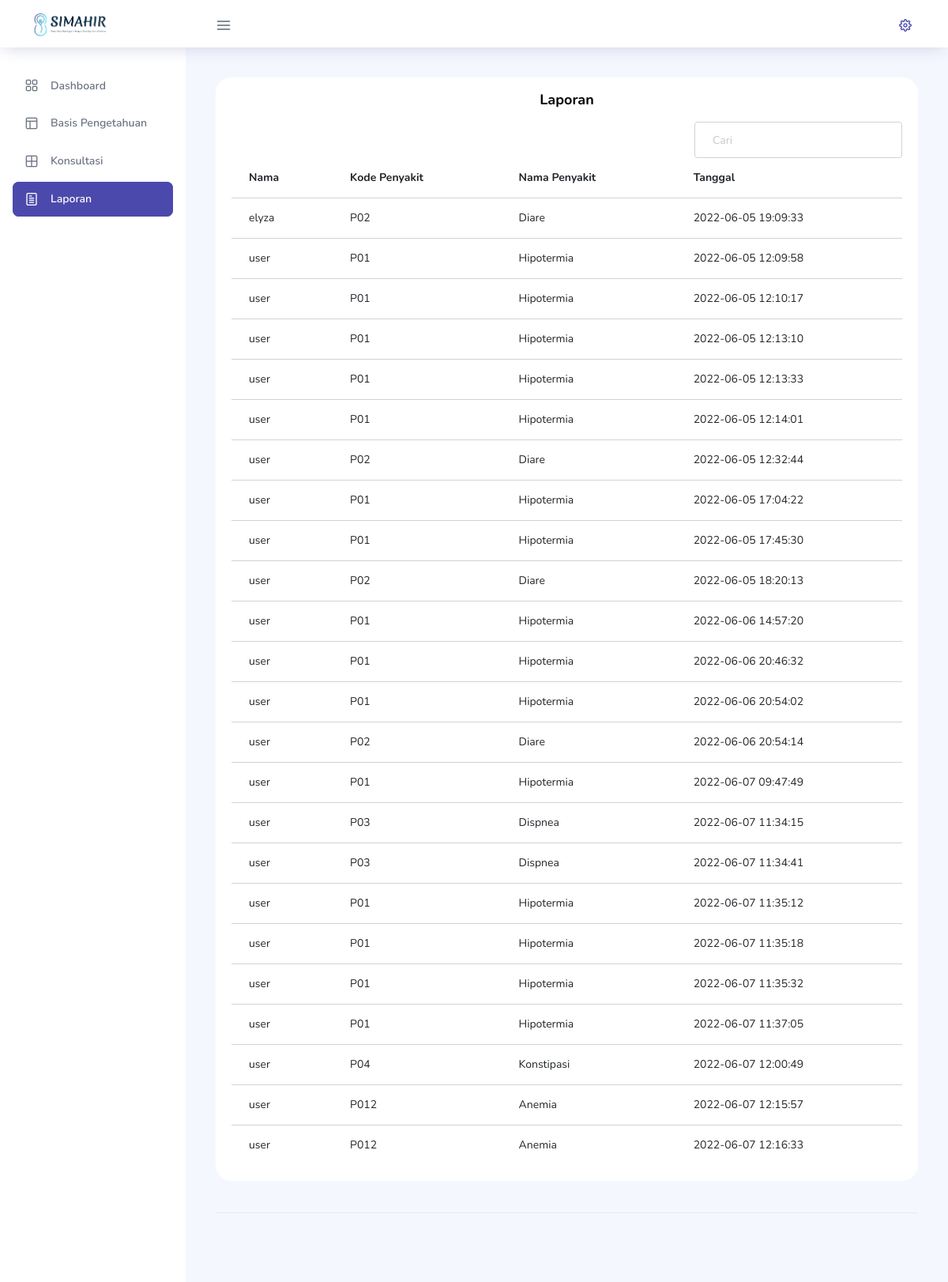
The page /view/laporan.php (signed in) on the database its author committed.
### tables this page shows
CREATE TABLE `tb_diagnosa`  (
  `id_diagnosa` int(11) NOT NULL AUTO_INCREMENT,
  `username` varchar(32) NOT NULL,
  `penyakit` varchar(4) NULL DEFAULT NULL,
  `tanggal` datetime(0) NULL DEFAULT current_timestamp(0),
  PRIMARY KEY (`id_diagnosa`) USING BTREE,
  INDEX `username`(`username`) USING BTREE,
  INDEX `kd_penyakit`(`penyakit`) USING BTREE,
  CONSTRAINT `username` FOREIGN KEY (`username`) REFERENCES `tb_login` (`username`) ON DELETE CASCADE ON UPDATE CASCADE,
  CONSTRAINT `kd_penyakit` FOREIGN KEY (`penyakit`) REFERENCES `tb_penyakit` (`kode_penyakit`) ON DELETE CASCADE ON UPDATE CASCADE
);

CREATE TABLE `tb_penyakit`  (
  `kode_penyakit` varchar(4) NOT NULL,
  `nama_penyakit` varchar(50) NOT NULL,
  `keterangan_penyakit` text NULL,
  `solusi` text NOT NULL,
  PRIMARY KEY (`kode_penyakit`) USING BTREE
);

### class/koneksi.php (called while the page is built, shortened)
<?php
    class koneksi{
        public function __construct($con){
            $this->db=$con;
        }
    }
?>

### class/class_laporan.php (the view, shortened to what this page needs)
<?php
require_once 'koneksi.php';
class laporan extends koneksi
{
    public function tampilLaporan($query)
    {
        $query = $this->db->prepare($query);
        $query->execute();
        while ($row = $query->fetch(PDO::FETCH_ASSOC)) : ?>
<tr>
    <td><?= "{$row['nama_user']}"; ?></td>
    <td><?= "{$row['penyakit']}"; ?></td>
    <td><?= "{$row['nama_penyakit']}"; ?></td>
    <td><?= "{$row['tanggal']}"; ?></td>
</tr>
<?php endwhile;
    }
}

### view/laporan.php (shortened to what this page needs)
<!DOCTYPE html>
<html lang="en">
<head>
    <link rel="stylesheet" href="../template/vendors/feather/feather.css">
    <link rel="stylesheet" href="../template/vendors/ti-icons/css/themify-icons.css">
    <link rel="stylesheet" href="../template/vendors/css/vendor.bundle.base.css">
    <link rel="stylesheet" href="../template/css/vertical-layout-light/style.css">
    <link rel="stylesheet" href="../template/vendors/select2/select2.min.css">
    <link rel="stylesheet" href="../template/vendors/select2-bootstrap-theme/select2-bootstrap.min.css">
</head>
<body>
    <div class="container-scroller">
        <nav class="navbar col-lg-12 col-12 p-0 fixed-top d-flex flex-row">
            <div class="text-center navbar-brand-wrapper d-flex align-items-center justify-content-center">
                <a class="navbar-brand brand-logo mr-5" href="../template/indexpakar.php"><img
                        src="../template/images/logo.png" class="mr-2" alt="logo" /></a>
            </div>
            <div class="navbar-menu-wrapper d-flex align-items-center justify-content-end">
                <button class="navbar-toggler navbar-toggler align-self-center" type="button" data-toggle="minimize">
                    <span class="icon-menu"></span>
                </button>
                <ul class="navbar-nav navbar-nav-right">
                    <li class="nav-item nav-profile dropdown">
                        <a class="nav-link dropdown-toggle" href="#" data-toggle="dropdown" id="profileDropdown">
                            <i class="icon-cog text-primary"></i>
                        </a>
                    </li>
                </ul>
            </div>
        </nav>
        <div class="container-fluid page-body-wrapper">
            <?php require_once '../template/menu_pakar.php' ?>
            <div class="main-panel">
                <div class="content-wrapper">
                    <div class="row">
                        <div class="col-lg-12 grid-margin stretch-card">
                            <div class="card">
                                <div class="card-body">
                                    <center>
                                        <h4 class="card-title">Laporan</h4>
                                    </center>
                                    <div class="row justify-content-between">
                                        <div class="col-4">
                                        </div>
                                        <div class="col-4">
                                            <input class="form-control" placeholder="Cari" type='text' id='input'
                                                onkeyup='searchTable()'>
                                        </div>
                                    </div>
                                    <div class="table-responsive">
                                        <table class="table table-hover">
                                            <thead>
                                                <tr>
                                                    <th scope="col">Nama</th>
                                                    <th scope="col">Kode Penyakit</th>
                                                    <th scope="col">Nama Penyakit</th>
                                                    <th scope="col">Tanggal</th>
                                                </tr>
                                            </thead>
                                            <?php
                                            require_once '../class/class_laporan.php';
                                            $query = "SELECT tb_diagnosa.*, tb_login.nama as nama_user, tb_penyakit.nama_penyakit FROM tb_diagnosa JOIN tb_login ON tb_diagnosa.username = tb_login.username JOIN tb_penyakit ON tb_diagnosa.penyakit = tb_penyakit.kode_penyakit";
                                            $laporan->tampilLaporan($query);
                                            ?>
                                        </table>
                                    </div>
                                </div>
                            </div>
                        </div>
                    </div>
                    <footer class="footer">
                    </footer>
                </div>
            </div>
        </div>
</body>
</html>

### template/menu_pakar.php
<nav class="sidebar sidebar-offcanvas" id="sidebar">
    <ul class="nav">
        <li class="nav-item">
            <a class="nav-link" href="../template/indexpakar.php">
                <i class="icon-grid menu-icon"></i>
                <span class="menu-title">Dashboard</span>
            </a>
        </li>
        <li class="nav-item">
            <a class="nav-link" href="../view/basis_pengetahuan.php">
                <i class="icon-layout menu-icon"></i>
                <span class="menu-title">Basis Pengetahuan</span>
            </a>
        </li>
        <li class="nav-item">
            <a class="nav-link" href="../view/pakarkonsul.php">
                <i class="icon-grid-2  menu-icon"></i>
                <span class="menu-title">Konsultasi</span>
            </a>
        </li>
        <li class="nav-item">
            <a class="nav-link" href="../view/laporan.php">
                <i class="icon-paper menu-icon"></i>
                <span class="menu-title">Laporan</span>
            </a>
        </li>
    </ul>
</nav>

### rows shown on the page
tb_diagnosa: username.nama "elyza", penyakit "P02", penyakit.nama_penyakit "Diare", tanggal "2022-06-05 19:09:33"
tb_diagnosa: username.nama "user", penyakit "P01", penyakit.nama_penyakit "Hipotermia", tanggal "2022-06-05 12:09:58"
tb_diagnosa: username.nama "user", penyakit "P01", penyakit.nama_penyakit "Hipotermia", tanggal "2022-06-05 12:10:17"
tb_diagnosa: username.nama "user", penyakit "P01", penyakit.nama_penyakit "Hipotermia", tanggal "2022-06-05 12:13:10"
tb_diagnosa: username.nama "user", penyakit "P01", penyakit.nama_penyakit "Hipotermia", tanggal "2022-06-05 12:13:33"
tb_diagnosa: username.nama "user", penyakit "P01", penyakit.nama_penyakit "Hipotermia", tanggal "2022-06-05 12:14:01"
tb_diagnosa: username.nama "user", penyakit "P02", penyakit.nama_penyakit "Diare", tanggal "2022-06-05 12:32:44"
tb_diagnosa: username.nama "user", penyakit "P01", penyakit.nama_penyakit "Hipotermia", tanggal "2022-06-05 17:04:22"
tb_diagnosa: username.nama "user", penyakit "P01", penyakit.nama_penyakit "Hipotermia", tanggal "2022-06-05 17:45:30"
tb_diagnosa: username.nama "user", penyakit "P02", penyakit.nama_penyakit "Diare", tanggal "2022-06-05 18:20:13"
tb_diagnosa: username.nama "user", penyakit "P01", penyakit.nama_penyakit "Hipotermia", tanggal "2022-06-06 14:57:20"
tb_diagnosa: username.nama "user", penyakit "P01", penyakit.nama_penyakit "Hipotermia", tanggal "2022-06-06 20:46:32"
tb_diagnosa: username.nama "user", penyakit "P01", penyakit.nama_penyakit "Hipotermia", tanggal "2022-06-06 20:54:02"
tb_diagnosa: username.nama "user", penyakit "P02", penyakit.nama_penyakit "Diare", tanggal "2022-06-06 20:54:14"
tb_diagnosa: username.nama "user", penyakit "P01", penyakit.nama_penyakit "Hipotermia", tanggal "2022-06-07 09:47:49"
tb_diagnosa: username.nama "user", penyakit "P03", penyakit.nama_penyakit "Dispnea", tanggal "2022-06-07 11:34:15"
tb_diagnosa: username.nama "user", penyakit "P03", penyakit.nama_penyakit "Dispnea", tanggal "2022-06-07 11:34:41"
tb_diagnosa: username.nama "user", penyakit "P01", penyakit.nama_penyakit "Hipotermia", tanggal "2022-06-07 11:35:12"
tb_diagnosa: username.nama "user", penyakit "P01", penyakit.nama_penyakit "Hipotermia", tanggal "2022-06-07 11:35:18"
tb_diagnosa: username.nama "user", penyakit "P01", penyakit.nama_penyakit "Hipotermia", tanggal "2022-06-07 11:35:32"
tb_diagnosa: username.nama "user", penyakit "P01", penyakit.nama_penyakit "Hipotermia", tanggal "2022-06-07 11:37:05"
tb_diagnosa: username.nama "user", penyakit "P04", penyakit.nama_penyakit "Konstipasi", tanggal "2022-06-07 12:00:49"
tb_diagnosa: username.nama "user", penyakit "P012", penyakit.nama_penyakit "Anemia", tanggal "2022-06-07 12:15:57"
tb_diagnosa: username.nama "user", penyakit "P012", penyakit.nama_penyakit "Anemia", tanggal "2022-06-07 12:16:33"
